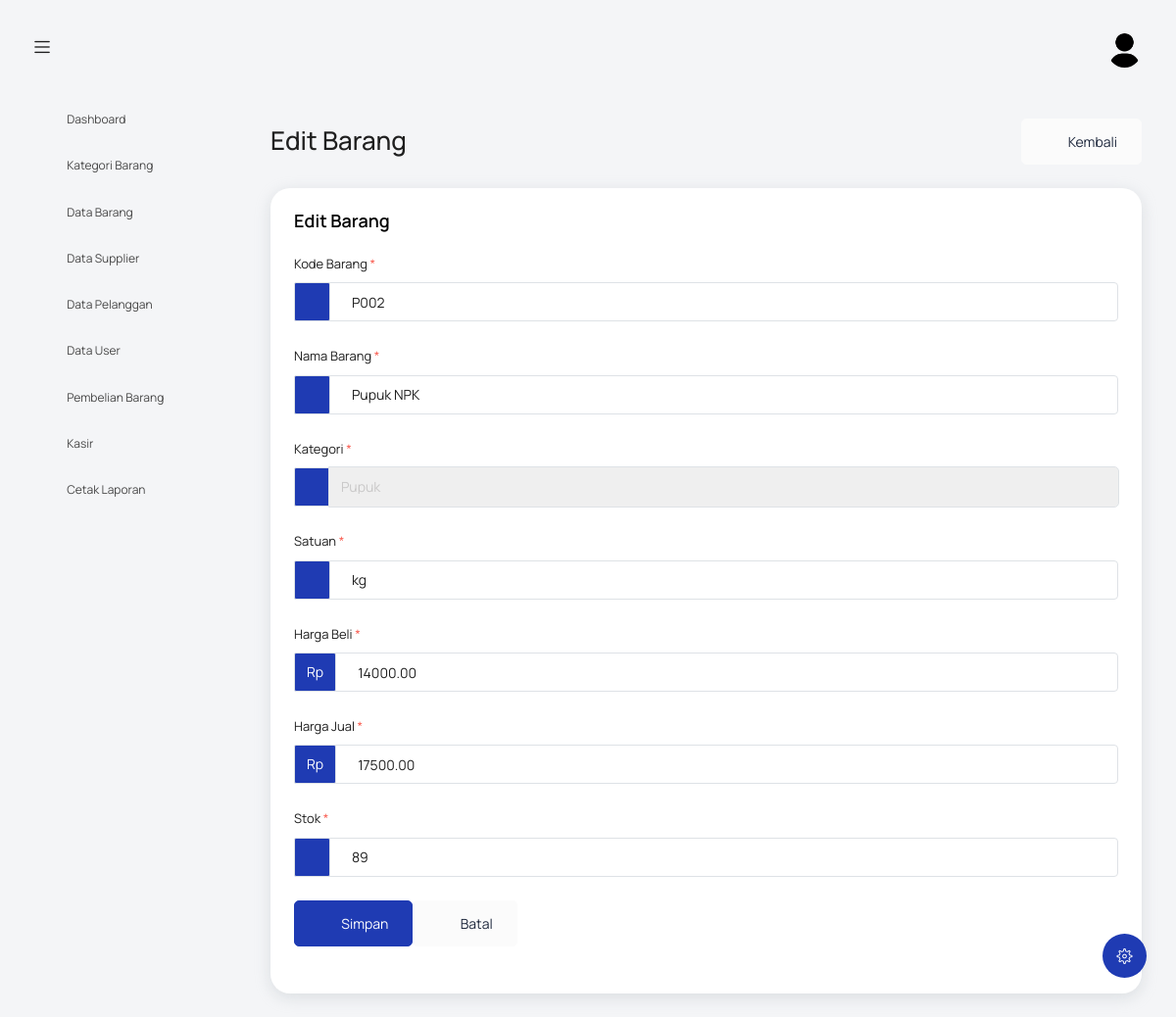
/index.php?controller=barang&action=edit&id=2 (signed in), run on the app's committed database.
### tables this page shows
CREATE TABLE `barang` (
  `id_barang` int NOT NULL,
  `id_kategori` int DEFAULT NULL,
  `kode_barang` varchar(30) DEFAULT NULL,
  `nama_barang` varchar(150) NOT NULL,
  `satuan` varchar(50) DEFAULT NULL,
  `harga_beli` decimal(15,2) DEFAULT NULL,
  `harga_jual` decimal(15,2) DEFAULT NULL,
  `stok` int DEFAULT '0'
);

CREATE TABLE `kategori_barang` (
  `id_kategori` int NOT NULL,
  `nama_kategori` varchar(100) NOT NULL
);

### controllers/BarangController.php (called while the page is built, shortened)
<?php
require_once 'models/BarangModel.php';
class BarangController {
    private $model;
    public function __construct() {
        $this->model = new BarangModel();
    }
    public function edit() {
        $kategori = $this->model->getKategoriAll();
        include 'views/barang/form.php';
    }
}
?>

### models/BarangModel.php (called while the page is built, shortened)
<?php
require_once 'config/koneksi.php';
class BarangModel {
    private $conn;
    private $table = 'barang';
    public function __construct() {
        $database = new Database();
        $this->conn = $database->getConnection();
    }
    public function getById($id) {
        $query = "SELECT b.*, k.nama_kategori FROM " . $this->table . " b LEFT JOIN kategori_barang k ON b.id_kategori = k.id_kategori WHERE b.id_barang = ? LIMIT 0,1";
        $stmt = $this->conn->prepare($query);
        $stmt->bindParam(1, $id);
        $stmt->execute();
        return $stmt->fetch(PDO::FETCH_ASSOC);
    }
    public function getKategoriAll() {
        $query = "SELECT * FROM kategori_barang ORDER BY nama_kategori ASC";
        $stmt = $this->conn->prepare($query);
        $stmt->execute();
        return $stmt->fetchAll(PDO::FETCH_ASSOC);
    }
}
?>

### config/koneksi.php (called while the page is built, shortened)
<?php
class Database {
    private $host = "localhost";
    private $username = "root";
    private $password = "";
    private $database = "agro_tani";
    public function getConnection() {
        $this->conn = null;
        try {
            $this->conn = new PDO("mysql:host=" . $this->host . ";dbname=" . $this->database, $this->username, $this->password);
            $this->conn->exec("set names utf8");
            $this->conn->setAttribute(PDO::ATTR_ERRMODE, PDO::ERRMODE_EXCEPTION);
            $this->conn->setAttribute(PDO::ATTR_DEFAULT_FETCH_MODE, PDO::FETCH_ASSOC);
        } catch(PDOException $exception) {
            error_log("Database connection error: " . $exception->getMessage());
            echo "Koneksi database gagal: " . $exception->getMessage();
        }
        return $this->conn;
    }
}
?>

### views/barang/form.php (the view, shortened to what this page needs)
<?php
include('template/header.php');
$mode_edit = isset($_GET['id']) && !empty($_GET['id']);
$barang = null;
$kategori = [];
if ($mode_edit) {
    require_once 'models/BarangModel.php';
    $model = new BarangModel();
    $barang = $model->getById($_GET['id']);
    $kategori = $model->getKategoriAll();
} else {
    require_once 'models/BarangModel.php';
    $model = new BarangModel();
    $kategori = $model->getKategoriAll();
}
?>
<body>
  <div class="container-scroller">
    <?php include 'template/navbar.php'; ?>
    <div class="container-fluid page-body-wrapper">
      <?php include 'template/setting_panel.php'; ?>
      <?php include 'template/sidebar.php'; ?>
      <div class="main-panel">
        <div class="content-wrapper">
          <div class="row">
            <div class="col-sm-12">
              <div class="d-flex justify-content-between align-items-center mb-4">
                <div>
                  <h2 class="mb-1">
                    <?php echo $mode_edit ? 'Edit Barang' : 'Tambah Barang'; ?>
                  </h2>
                </div>
                <a href="index.php?controller=barang&action=index" class="btn btn-light btn-icon-text">
                  <i class="mdi mdi-arrow-left btn-icon-prepend"></i> Kembali
                </a>
              </div>
            </div>
          </div>
          <div class="row">
            <div class="col-12">
              <div class="card">
                <div class="card-body">
                  <h4 class="card-title mb-4">
                    <?php echo $mode_edit ? 'Edit Barang' : 'Tambah Barang Baru'; ?>
                  </h4>
                  <form method="POST" action="index.php?controller=barang&action=<?php echo $mode_edit ? 'edit&id='.$_GET['id'] : 'tambah'; ?>">
                    <div class="row">
                      <div class="col-12">
                        <div class="form-group">
                          <label for="kode_barang">Kode Barang <span class="text-danger">*</span></label>
                          <div class="input-group">
                            <div class="input-group-prepend">
                              <span class="input-group-text bg-primary text-white" style="height: 40px; display: flex; align-items: center; font-size: 14px;"><i class="mdi mdi-barcode"></i></span>
                            </div>
                            <input type="text"
                                   class="form-control"
                                   style="height: 40px;"
                                   id="kode_barang"
                                   name="kode_barang"
                                   value="<?php echo $mode_edit ? htmlspecialchars($barang['kode_barang']) : ''; ?>"
                                   placeholder="Masukkan kode barang"
                                   required
                                   maxlength="30">
                          </div>
                        </div>
                        <div class="form-group">
                          <label for="nama_barang">Nama Barang <span class="text-danger">*</span></label>
                          <div class="input-group">
                            <div class="input-group-prepend">
                              <span class="input-group-text bg-primary text-white" style="height: 40px; display: flex; align-items: center; font-size: 14px;"><i class="mdi mdi-package-variant"></i></span>
                            </div>
                            <input type="text"
                                   class="form-control"
                                   style="height: 40px;"
                                   id="nama_barang"
                                   name="nama_barang"
                                   value="<?php echo $mode_edit ? htmlspecialchars($barang['nama_barang']) : ''; ?>"
                                   placeholder="Masukkan nama barang"
                                   required
                                   maxlength="150">
                          </div>
                        </div>
                        <div class="form-group">
                          <label for="id_kategori">Kategori <span class="text-danger">*</span></label>
                          <div class="input-group">
                            <div class="input-group-prepend">
                              <span class="input-group-text bg-primary text-white" style="height: 40px; display: flex; align-items: center; font-size: 14px;"><i class="mdi mdi-folder"></i></span>
                            </div>
                            <select class="form-control"
                                    style="height: 40px;"
                                    id="id_kategori"
                                    name="id_kategori"
                                    required>
                              <?php foreach ($kategori as $kat): ?>
                                <option value="<?php echo $kat['id_kategori']; ?>"
                                        <?php echo ($mode_edit && $barang['id_kategori'] == $kat['id_kategori']) ? 'selected' : ''; ?>>
                                  <?php echo htmlspecialchars($kat['nama_kategori']); ?>
                                </option>
                              <?php endforeach; ?>
                            </select>
                          </div>
                        </div>
                        <div class="form-group">
                          <label for="satuan">Satuan <span class="text-danger">*</span></label>
                          <div class="input-group">
                            <div class="input-group-prepend">
                              <span class="input-group-text bg-primary text-white" style="height: 40px; display: flex; align-items: center; font-size: 14px;"><i class="mdi mdi-scale"></i></span>
                            </div>
                            <input type="text"
                                   class="form-control"
                                   style="height: 40px;"
                                   id="satuan"
                                   name="satuan"
                                   value="<?php echo $mode_edit ? htmlspecialchars($barang['satuan']) : ''; ?>"
                                   placeholder="Contoh: kg, pcs, liter"
                                   required
                                   maxlength="50">
                          </div>
                        </div>
                        <div class="form-group">
                          <label for="harga_beli">Harga Beli <span class="text-danger">*</span></label>
                          <div class="input-group">
                            <div class="input-group-prepend">
                              <span class="input-group-text bg-primary text-white" style="height: 40px; display: flex; align-items: center; font-size: 14px;">Rp</span>
                            </div>
                            <input type="number"
                                   class="form-control"
                                   style="height: 40px;"
                                   id="harga_beli"
                                   name="harga_beli"
                                   value="<?php echo $mode_edit ? $barang['harga_beli'] : ''; ?>"
                                   placeholder="Masukkan harga beli"
                                   required
                                   min="0"
                                   step="100">
                          </div>
                        </div>
                        <div class="form-group">
                          <label for="harga_jual">Harga Jual <span class="text-danger">*</span></label>
                          <div class="input-group">
                            <div class="input-group-prepend">
                              <span class="input-group-text bg-primary text-white" style="height: 40px; display: flex; align-items: center; font-size: 14px;">Rp</span>
                            </div>
                            <input type="number"
                                   class="form-control"
                                   style="height: 40px;"
                                   id="harga_jual"
                                   name="harga_jual"
                                   value="<?php echo $mode_edit ? $barang['harga_jual'] : ''; ?>"
                                   placeholder="Masukkan harga jual"
                                   required
                                   min="0"
                                   step="100">
                          </div>
                        </div>
                        <div class="form-group">
                          <label for="stok">Stok <span class="text-danger">*</span></label>
                          <div class="input-group">
                            <div class="input-group-prepend">
                              <span class="input-group-text bg-primary text-white" style="height: 40px; display: flex; align-items: center; font-size: 14px;"><i class="mdi mdi-package-variant-closed"></i></span>
                            </div>
                            <input type="number"
                                   class="form-control"
                                   style="height: 40px;"
                                   id="stok"
                                   name="stok"
                                   value="<?php echo $mode_edit ? $barang['stok'] : '0'; ?>"
                                   placeholder="Masukkan jumlah stok"
                                   required
                                   min="0"
                                   step="1">
                          </div>
                        </div>
                        <div class="form-group mt-4">
                          <div class="d-flex">
                            <button type="submit" class="btn btn-primary btn-icon-text">
                              <i class="mdi mdi-content-save btn-icon-prepend"></i> Simpan
                            </button>
                            <a href="index.php?controller=barang&action=index" class="btn btn-light btn-icon-text ml-2">
                              <i class="mdi mdi-close btn-icon-prepend"></i> Batal
                            </a>
                          </div>
                        </div>
                      </div>
                    </div>
                  </form>
                </div>
              </div>
            </div>
          </div>
        </div>
      </div>
    </div>
  </div>
</body>
</html>

### data on the page
barang: kode_barang "P002", nama_barang "Pupuk NPK", id_kategori "Pupuk", satuan "kg", harga_beli "14000.00", harga_jual "17500.00", stok "89"
